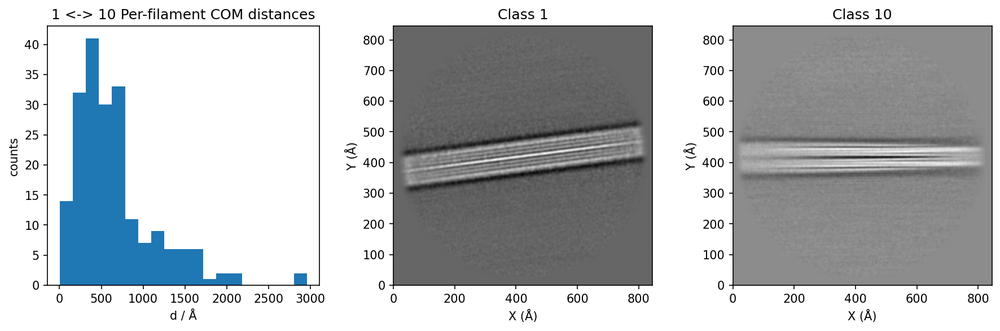
#> input picture initial_fibril_volume/initial_volume_via_distance_matrix/example_data/dist_class_1_vs_10.png, 1000 x 331 px, shrunk from 1772 x 586 before the run
$ python sl_sart_search.py --input example_data/dist_class_1_vs_10.png
#> lines starting #> are read from the running program, lines starting #| are printed output that depends on the picture; long printed decimals are rounded
#!/usr/bin/env python3

# schroderlab-collection: Tool collection for the processing of Cryo-EM Datasets
# Copyright (C) 2025 Gunnar Schroeder

# This program is free software: you can redistribute it and/or modify
# it under the terms of the GNU General Public License as published by
# the Free Software Foundation, either version 3 of the License, or
# (at your option) any later version.

# This program is distributed in the hope that it will be useful,
# but WITHOUT ANY WARRANTY; without even the implied warranty of
# MERCHANTABILITY or FITNESS FOR A PARTICULAR PURPOSE.  See the
# GNU General Public License for more details.

# You should have received a copy of the GNU General Public License
# along with this program.  If not, see https://www.gnu.org/licenses/.

import numpy as np
from skimage import transform
from skimage.transform import iradon_sart
from skimage import io
from scipy.ndimage import rotate
import matplotlib.pyplot as plt
import argparse
from pathlib import Path
import mrcfile
from tqdm import tqdm


def calculate_entropy(image, n_bins=256):
    """
    Calculates the Shannon entropy of an image.

    Parameters:
      image : 2D numpy array (float or uint8)
      n_bins : int, number of bins for histogram (default: 256 for 8-bit images)

    Returns:
      entropy : float
    """
    # Convert to uint8 if float
    if np.issubdtype(image.dtype, np.floating):
        image_uint8 = (255 * (image - np.min(image)) / (np.ptp(image) + 1e-8)).astype(np.uint8)
    else:
        image_uint8 = image

    hist, _ = np.histogram(image_uint8, bins=n_bins, range=(0, 255), density=True)
    hist = hist[hist > 0]  # Remove zero entries to avoid log(0)
    entropy = -np.sum(hist * np.log2(hist))
    return entropy

def save_mrc_cryoem_standard(volume, filename, apix=None):
    """
    Save a 3D numpy array as a standard cryo-EM MRC file.
    Optionally set pixel size (apix, Å).
    """
    assert volume.ndim == 3
    with mrcfile.new(filename, overwrite=True) as mrc:
        mrc.set_data(volume.astype(np.float32))
        mrc.header.cella = (
            volume.shape[2] * apix if apix else volume.shape[2],
            volume.shape[1] * apix if apix else volume.shape[1],
            volume.shape[0] * apix if apix else volume.shape[0]
        )
        mrc.header.cellb = (90.0, 90.0, 90.0)
        mrc.header.mx = volume.shape[2]
        mrc.header.my = volume.shape[1]
        mrc.header.mz = volume.shape[0]
        if apix is not None:
            mrc.voxel_size = apix
        mrc.header.map = b"MAP "
        # mrc.header.machst = mrcfile.constants.MRC_MACHINE_STAMP
        # mrc.header.machst = mrcfile.default_machinestamp
        mrc.update_header_stats()
        mrc.update_header_from_data()
    print(f"Saved {filename} with shape {volume.shape} (Z, Y, X), apix={apix}")


# [13 lines left out: function apply_cylindrical_mask, not called in this run]


def helical_3d_map_from_section_cubic(cross_section, degrees=180, output_file="helical_density.mrc", radius=None, apix=1.0):
    """
    Create a 3D cubic helical density map from a 2D cross-section.
    Each z-slice rotates by twist_per_slice so the full box covers the specified degrees.
    The output shape is (N, N, N), with N = cross_section.shape[0].

    Parameters:
      cross_section : 2D numpy array, shape (N, N)
      degrees : int, 180 or 360 (the angular span covered)
      output_file : str or Path
    """
    N = cross_section.shape[0]
    twist_per_slice = degrees / N
    volume = np.zeros((N, N, N), dtype=np.float32)
    for i in range(N):
        angle = i * twist_per_slice
        rotated = rotate(cross_section, angle=angle, reshape=False, order=1, mode='nearest')
        volume[i, :, :] = rotated

    if radius is not None:
        volume = apply_cylindrical_mask(volume, radius)
        print(f"Applied cylindrical mask with radius {radius} pixels.")


    save_mrc_cryoem_standard(volume, output_file, apix=apix)
    print(f"3D cubic helical density saved as {output_file}")


# [39 lines left out: function prealign_fibril, not called in this run]


def main():
    parser = argparse.ArgumentParser(description="SART cross-section reconstruction from a filament image")
    parser.add_argument("-i", "--input", type=str, required=True,
                        help="Path to the input image file")
    parser.add_argument("-o", "--output", type=str, default=".",
                        help="Output directory (default: current dir)")
    parser.add_argument("--crop", type=int, nargs=4, metavar=('YSTART', 'YEND', 'XSTART', 'XEND'),
                        default=None, help="Cropping coordinates: y_start y_end x_start x_end (default: full image)")
    parser.add_argument("--angles", type=float, nargs=3, metavar=('START', 'END', 'STEP'),
                        default=[0.0, 0.0, 1.0], help="Rotation angle range in degrees: start end step (default: 0 0 1)")
    parser.add_argument("--shifts", type=float, nargs=3, metavar=('START', 'END', 'STEP'),
                        default=[0.0, 0.0, 1.0], help="Translation shift range (pixels): start end step (default: 0 0 1)")
    parser.add_argument("--proj360", action="store_true",
                        help="Use 360 degree projection (default: 180)")
    parser.add_argument("--show", action="store_true",
                        help="Display the reconstruction image(s)")
    parser.add_argument("--box-range", type=int, nargs=3, metavar=("START", "END", "STEP"),
               default=None, help="Iterate over x-crop widths: start end step (in pixels, e.g. 800 1200 100)")
    parser.add_argument("--radius", type=int, default=None,
        help="Radius (in pixels) for cylindrical mask to apply to 3D density map")
    parser.add_argument("--apix", type=float, default=1.0, help="Pixel size in Angstrom")
    parser.add_argument("--prealign", action="store_true", help="Pre-align each class average")
    parser.add_argument("--resize", type=float, default=1.0, help="Factor to resize image grid (default: 1.0)")


    args = parser.parse_args()

    best_entropy = None
    best_recon = None
    best_fname = None


    # Prepare paths
    input_file = Path(args.input)
    output_dir = Path(args.output)
    output_dir.mkdir(exist_ok=True, parents=True)

    # Load image
    a = io.imread(str(input_file))
#> a is the input picture: shape (331, 1000, 4); mean R, G, B, A 184.3, 188.5, 191.4, 255
    if a.ndim == 3:  # If RGB or RGBA
        a = np.mean(a[..., :3], axis=2)  # Convert to grayscale
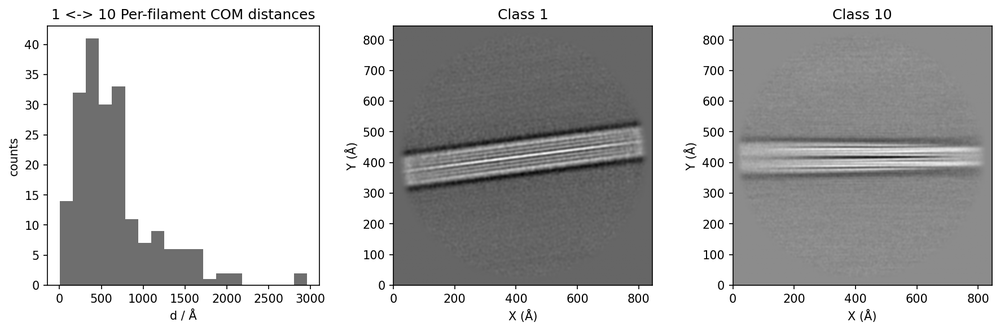
#> a: shape (331, 1000) float64; min 0, max 255, mean 188.1

    # Crop
    if args.crop:
        y0, y1, x0, x1 = args.crop
    else:
        y0, y1, x0, x1 = 0, a.shape[0], 0, a.shape[1]
#> y0 = 0; y1 = 331; x0 = 0; x1 = 1000
    a_cropped = a[y0:y1, x0:x1]
    print(f"Input image: {a.shape}, Cropped: {a_cropped.shape}")
#| Input image: (331, 1000), Cropped: (331, 1000)


    # --- RESIZE ---
    if args.resize != 1.0:
        new_shape = (int(a_cropped.shape[0] * args.resize),
                     int(a_cropped.shape[1] * args.resize))
        a_cropped = transform.resize(a_cropped, new_shape, order=3, preserve_range=True, anti_aliasing=True)
        a_cropped = a_cropped.astype(np.float32)
        print(f"Resized image to {a_cropped.shape}")


    if args.prealign:
        a_cropped = prealign_fibril(a_cropped)


    box_length_x_values = [a_cropped.shape[1]]  # default: use full width
#> box_length_x_values = [1000]
    if args.box_range is not None:
        # start, end, step = args.box_range
        start, end, step = [int(x * args.resize) for x in args.box_range]

        if (step < 1):
            step = 1
        box_length_x_values = list(range(start, end + 1, step))

    # Angle and shift ranges
    ang_start, ang_end, ang_step = args.angles
    if (ang_step < 1):
        ang_step = 1
    shift_start, shift_end, shift_step = args.shifts
    if (shift_step < 1):
        shift_step = 1
    angle_range = np.arange(ang_start, ang_end + ang_step, ang_step)
    shift_range = np.arange(shift_start, shift_end + shift_step, shift_step)

    # Precompute total number of iterations
    total_pairs = len(box_length_x_values) * len(angle_range) * len(shift_range)
#> total_pairs = 1
    pbar        = tqdm(total=total_pairs, desc='Grid search')


    # Write out entropies to a file
    entropy_log_file = output_dir / "entropies.txt"
    with open(entropy_log_file, "w") as elog:
        elog.write("box_length_x\tangle\tshift\tentropy\tfilename\n")


        for box_length_x in box_length_x_values:

            width = a_cropped.shape[1]
            center_x = width // 2
            half_box = box_length_x // 2
            # For even box_length_x, this will be symmetric; for odd, right side will be one pixel wider
            start_x = center_x - half_box
            end_x = start_x + box_length_x
            # Ensure bounds
            if start_x < 0:
                start_x = 0
                end_x = box_length_x
            if end_x > width:
                end_x = width
                start_x = width - box_length_x
            a_cropped_x = a_cropped[:, start_x:end_x]
            # [16 lines of commented-out code are left out]
            for angle in angle_range:
                for shift in shift_range:
                    # print(f"Processing angle={angle}, shift={shift}")
                    pbar.update(1)


                    tform = transform.EuclideanTransform(rotation=np.deg2rad(angle), translation=[0, shift])
                    c = transform.warp(a_cropped_x, tform)

                    theta_max = 360 if args.proj360 else 180
                    # theta = np.linspace(0., theta_max, max(c.shape), endpoint=False)
                    theta = np.linspace(0., theta_max, c.shape[1], endpoint=False)
                    try:
                        reconstruction_sart = iradon_sart(c, theta=theta)
                    except Exception as e:
                        print(f"  Skipped (iradon_sart error): {e}")
                        continue

                    # Normalize for output
                    recon_norm = (reconstruction_sart - np.min(reconstruction_sart)) / (np.max(reconstruction_sart) - np.min(reconstruction_sart) + 1e-8)

                    #entropy = shannon_entropy(recon_norm*100)
                    entropy = calculate_entropy(recon_norm)

                    # print(f"  Entropy: {entropy:.6f}")

                    # Track the lowest entropy
                    if (best_entropy is None) or (entropy < best_entropy):
                        best_entropy = entropy
                        best_angle = angle
                        best_shift = shift
                        best_box_length_x = box_length_x
                        best_recon = recon_norm.copy()
                        best_fname = f"{output_dir.name}-best-rec.png"


                    # Save
                    #fname = f"recon_{input_file.stem}_shift_{shift:.2f}_angle_{angle:.2f}.png"
                    fname = f"recon_{input_file.stem}_width_{box_length_x}_shift_{shift:.2f}_angle_{angle:.2f}.png"

                    # Write results
                    elog.write(f"{box_length_x}\t{angle}\t{shift}\t{entropy:.8f}\t{fname}\n")
                    elog.flush()  # Ensure write even if interrupted

                    io.imsave(str(output_dir / fname), (recon_norm * 255).astype(np.uint8))
                    # print(f"  Saved: {fname}")


                    # Optionally display
                    if args.show:
                        plt.figure()
                        plt.imshow(recon_norm, cmap='gray')
                        plt.title(f"Reconstruction angle={angle}, shift={shift}")
                        plt.axis('off')
                        plt.show()
#> this loop made 1 pass
#> pass 1, in main, `io.imsave(str(output_dir / fname), (recon_norm * 255).astype(np.uint8))`:
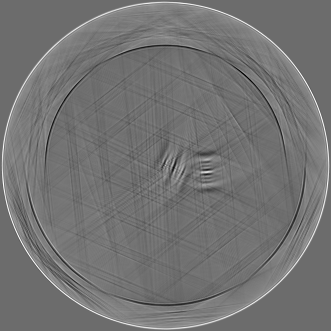
#> saved as recon_dist_class_1_vs_10_width_1000_shift_0.00_angle_0.00.png: shape (331, 331); min 0, max 254, mean 115.1
#> after the loop, best_angle = 0; best_box_length_x = 1000; best_entropy = 5.06; best_fname = '-best-rec.png'; best_shift = 0

    pbar.close()

    # After all reconstructions, save the best one
    if best_recon is not None:
        out_best = output_dir / best_fname
        io.imsave(str(out_best), (best_recon * 255).astype(np.uint8))
        print(f"\nLowest entropy: {best_entropy:.6f} at angle: {best_angle:.1f}, shift: {best_shift}, box: {best_box_length_x}")
#| Lowest entropy: 5.057 at angle: 0.0, shift: 0.0, box: 1000
        print(f"Best reconstruction saved as: {out_best}")
#| Best reconstruction saved as: -best-rec.png
    else:
        print("No valid reconstruction was found.")

    # Write 3D volume
    out_mrc = output_dir / "helical_density_best.mrc"
    helical_3d_map_from_section_cubic(best_recon, degrees=theta_max, output_file=out_mrc, radius=args.radius, apix=args.apix)
#> (the call stopped at in save_mrc_cryoem_standard, `with mrcfile.new(filename, overwrite=True) as mrc:`: mrcfile is not available in this run)
    #helical_3d_map_from_section(best_recon, n_slices, degrees, output_file="helical_density.mrc")


if __name__ == "__main__":
    main()
